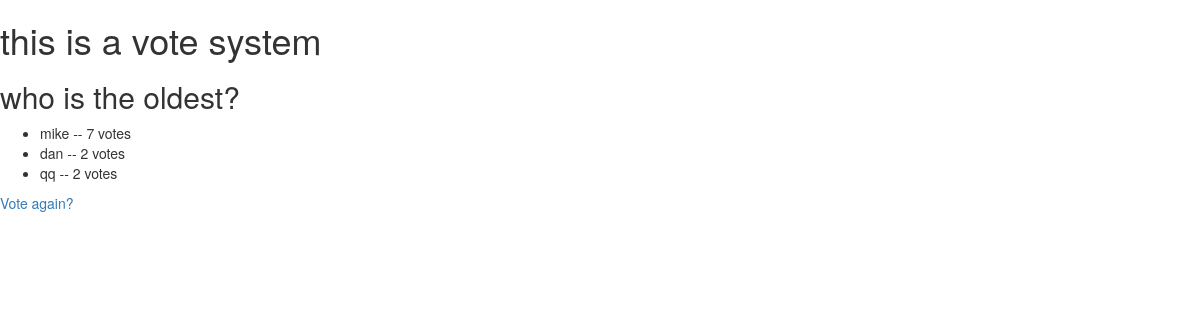
The app's page /polls/2/results/ with its own data.
### polls/models.py (models this page shows, shortened)
class Question(models.Model):
    question_text = models.CharField(max_length=200)
    pub_date = models.DateTimeField('date published')  #使用date pulished作为名字
    def was_published_recently(self):
        return self.pub_date >= timezone.now() - datetime.timedelta(days=1)
    was_published_recently.admin_order_field = 'pub_date'
    was_published_recently.boolean = True
    was_published_recently.short_description = 'Published recently?'

class Choice(models.Model):
    question = models.ForeignKey(Question)  #外键，每一个Choice都关联了一个Questions
    choice_text = models.CharField(max_length=200)
    votes = models.IntegerField(default=0)

### polls/views.py (the view)
# urls.py: url(r'^(?P<question_id>\d+)/results/$', views.results, name='results'),
def results(request, question_id):
    question = get_object_or_404(Question, pk=question_id)
    return render(request, 'polls/results.html', {'question': question})

### polls/templates/polls/results.html
{% extends "polls/base.html"%}
{% block content %}
<h2>{{ question.question_text }}</h1>
<ul>
{% for choice in question.choice_set.all %}
    <li>{{ choice.choice_text }} -- {{ choice.votes }} vote{{ choice.votes|pluralize }}</li>
{% endfor %}
</ul>
<a href="{% url 'polls:detail' question.id %}">Vote again?</a>
{% endblock %}

### records on screen
Question: question_text "who is the oldest?"
Choice: choice_text "mike", votes "7"
Choice: choice_text "dan", votes "2"
Choice: choice_text "qq", votes "2"
